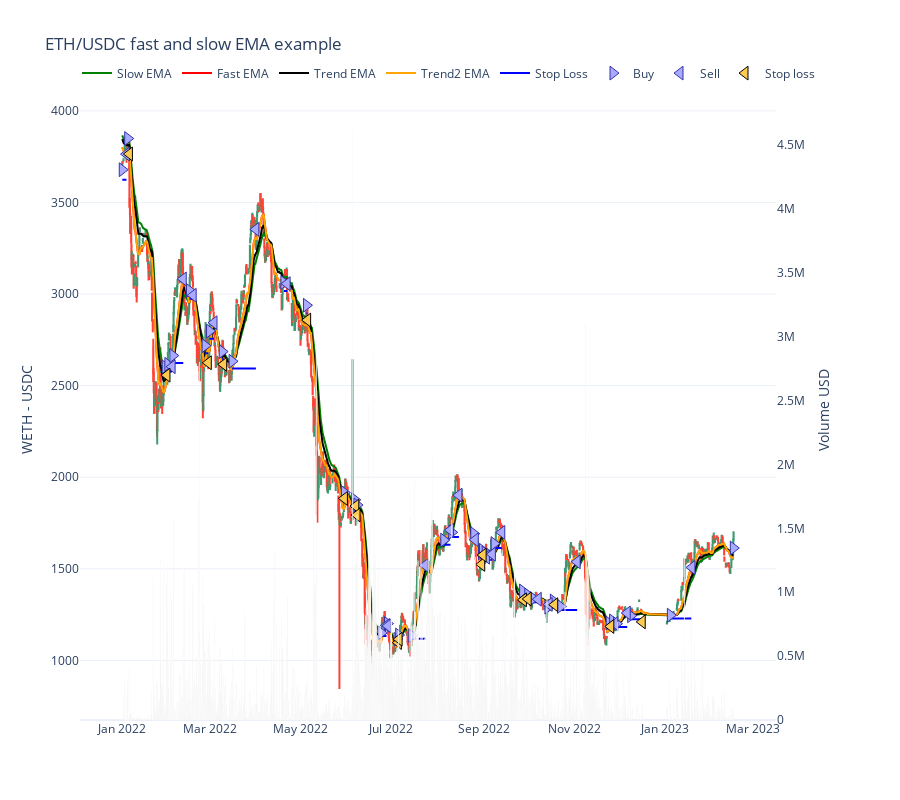

The notebook cell this image was saved under:
### Code cell
from tradeexecutor.visual.single_pair import visualise_single_pair

figure = visualise_single_pair(
    state,
    universe.universe.candles,
    start_at=START_AT,
    end_at=END_AT)

figure.show()

### Figure 1 — Plotly figure (JSON) as saved in the notebook; plotly's stock layout.template omitted (floating-point values rounded to 4 significant figures; data arrays with more than 128 entries replaced by an {"elided": "..."} marker saying what was removed)
{"data": [{"marker": {"color": "rgba(128,128,128,0.5)"}, "showlegend": false, "type": "bar", "x": {"elided": "1741 str values"}, "xaxis": "x", "y": {"elided": "1741 float values"}, "yaxis": "y2"}, {"close": {"elided": "1741 float values"}, "high": {"elided": "1741 float values"}, "hoverinfo": "text", "low": {"elided": "1741 float values"}, "open": {"elided": "1741 float values"}, "showlegend": false, "text": {"elided": "1741 str values"}, "type": "candlestick", "x": {"elided": "1741 str values"}, "xaxis": "x", "yaxis": "y"}, {"line": {"color": "green", "shape": "linear"}, "mode": "lines", "name": "Slow EMA", "type": "scatter", "x": {"elided": "2466 str values"}, "y": {"elided": "2466 float values"}}, {"line": {"color": "red", "shape": "linear"}, "mode": "lines", "name": "Fast EMA", "type": "scatter", "x": {"elided": "2466 str values"}, "y": {"elided": "2466 float values"}}, {"line": {"color": "black", "shape": "linear"}, "mode": "lines", "name": "Trend EMA", "type": "scatter", "x": {"elided": "2466 str values"}, "y": {"elided": "2466 float values"}}, {"line": {"color": "orange", "shape": "linear"}, "mode": "lines", "name": "Trend2 EMA", "type": "scatter", "x": {"elided": "2466 str values"}, "y": {"elided": "2466 float values"}}, {"line": {"color": "blue", "shape": "hv"}, "mode": "lines", "name": "Stop Loss", "type": "scatter", "x": {"elided": "2466 str values"}, "y": {"elided": "2466 float values"}}, {"hoverinfo": "text", "marker": {"color": "#aaaaff", "line": {"color": "#3333aa", "width": 1}, "size": 12, "symbol": "triangle-right"}, "mode": "markers", "name": "Buy", "text": ["Buy WETH<br><br>Executed at: 2023-02-15 20:00:00<br>Value: 7885.2848 USD<br>Quantity: 4.884273 WETH<br><br>Mid-price: 1613.6167 WETH / USD<br>Executed at price: 1614.4235 WETH / USD<br>Estimated execution price: 1614.4235 WETH / USD<br><br>Fees paid: $3.94<br>Fees planned: $3.94<br>Fees: 0.0005 %", "Buy WETH<br><br>Executed at: 2022-01-01 00:00:00<br>Value: 5000.0000 USD<br>Quantity: 1.358527 WETH<br><br>Mid-price: 3678.6170 WETH / USD<br>Executed at price: 3680.4563 WETH / USD<br>Estimated execution price: 3680.4563 WETH / USD<br><br>Fees paid: $2.50<br>Fees planned: $2.50<br>Fees: 0.0005 %", "Buy WETH<br><br>Executed at: 2022-01-04 16:00:00<br>Value: 5055.3510 USD<br>Quantity: 1.312735 WETH<br><br>Mid-price: 3849.0817 WETH / USD<br>Executed at price: 3851.0062 WETH / USD<br>Estimated execution price: 3851.0062 WETH / USD<br><br>Fees paid: $2.53<br>Fees planned: $2.53<br>Fees: 0.0005 %", "Buy WETH<br><br>Executed at: 2022-01-29 20:00:00<br>Value: 4997.3867 USD<br>Quantity: 1.919301 WETH<br><br>Mid-price: 2602.4522 WETH / USD<br>Executed at price: 2603.7534 WETH / USD<br>Estimated execution price: 2603.7534 WETH / USD<br><br>Fees paid: $2.50<br>Fees planned: $2.50<br>Fees: 0.0005 %", "Buy WETH<br><br>Executed at: 2022-01-31 16:00:00<br>Value: 4951.3427 USD<br>Quantity: 1.891566 WETH<br><br>Mid-price: 2616.2811 WETH / USD<br>Executed at price: 2617.5893 WETH / USD<br>Estimated execution price: 2617.5893 WETH / USD<br><br>Fees paid: $2.48<br>Fees planned: $2.48<br>Fees: 0.0005 %", "Buy WETH<br><br>Executed at: 2022-02-04 00:00:00<br>Value: 4936.5338 USD<br>Quantity: 1.852082 WETH<br><br>Mid-price: 2664.0646 WETH / USD<br>Executed at price: 2665.3966 WETH / USD<br>Estimated execution price: 2665.3966 WETH / USD<br><br>Fees paid: $2.47<br>Fees planned: $2.47<br>Fees: 0.0005 %", "Buy WETH<br><br>Executed at: 2022-02-15 04:00:00<br>Value: 5321.3749 USD<br>Quantity: 1.761534 WETH<br><br>Mid-price: 3019.3656 WETH / USD<br>Executed at price: 3020.8752 WETH / USD<br>Estimated execution price: 3020.8752 WETH / USD<br><br>Fees paid: $2.66<br>Fees planned: $2.66<br>Fees: 0.0005 %", "Buy WETH<br><br>Executed at: 2022-02-25 16:00:00<br>Value: 5295.6922 USD<br>Quantity: 1.947296 WETH<br><br>Mid-price: 2718.1513 WETH / USD<br>Executed at price: 2719.5104 WETH / USD<br>Estimated execution price: 2719.5104 WETH / USD<br><br>Fees paid: $2.65<br>Fees planned: $2.65<br>Fees: 0.0005 %", "Buy WETH<br><br>Executed at: 2022-02-28 16:00:00<br>Value: 5202.3250 USD<br>Quantity: 1.858473 WETH<br><br>Mid-price: 2797.8480 WETH / USD<br>Executed at price: 2799.2469 WETH / USD<br>Estimated execution price: 2799.2469 WETH / USD<br><br>Fees paid: $2.60<br>Fees planned: $2.60<br>Fees: 0.0005 %", "Buy WETH<br><br>Executed at: 2022-03-09 04:00:00<br>Value: 5242.1625 USD<br>Quantity: 1.950687 WETH<br><br>Mid-price: 2685.9986 WETH / USD<br>Executed at price: 2687.3416 WETH / USD<br>Estimated execution price: 2687.3416 WETH / USD<br><br>Fees paid: $2.62<br>Fees planned: $2.62<br>Fees: 0.0005 %", "Buy WETH<br><br>Executed at: 2022-03-15 20:00:00<br>Value: 5171.5783 USD<br>Quantity: 1.963099 WETH<br><br>Mid-price: 2633.0782 WETH / USD<br>Executed at price: 2634.3947 WETH / USD<br>Estimated execution price: 2634.3947 WETH / USD<br><br>Fees paid: $2.59<br>Fees planned: $2.59<br>Fees: 0.0005 %", "Buy WETH<br><br>Executed at: 2022-04-19 16:00:00<br>Value: 5875.5624 USD<br>Quantity: 1.917373 WETH<br><br>Mid-price: 3062.8505 WETH / USD<br>Executed at price: 3064.3819 WETH / USD<br>Estimated execution price: 3064.3819 WETH / USD<br><br>Fees paid: $2.94<br>Fees planned: $2.94<br>Fees: 0.0005 %", "Buy WETH<br><br>Executed at: 2022-05-04 20:00:00<br>Value: 5866.4697 USD<br>Quantity: 1.995122 WETH<br><br>Mid-price: 2938.9374 WETH / USD<br>Executed at price: 2940.4069 WETH / USD<br>Estimated execution price: 2940.4069 WETH / USD<br><br>Fees paid: $2.93<br>Fees planned: $2.93<br>Fees: 0.0005 %", "Buy WETH<br><br>Executed at: 2022-05-30 08:00:00<br>Value: 5782.9164 USD<br>Quantity: 3.016324 WETH<br><br>Mid-price: 1916.2487 WETH / USD<br>Executed at price: 1917.2068 WETH / USD<br>Estimated execution price: 1917.2068 WETH / USD<br><br>Fees paid: $2.89<br>Fees planned: $2.89<br>Fees: 0.0005 %", "Buy WETH<br><br>Executed at: 2022-06-06 08:00:00<br>Value: 5731.9062 USD<br>Quantity: 3.052857 WETH<br><br>Mid-price: 1876.6167 WETH / USD<br>Executed at price: 1877.5550 WETH / USD<br>Estimated execution price: 1877.5550 WETH / USD<br><br>Fees paid: $2.87<br>Fees planned: $2.87<br>Fees: 0.0005 %", "Buy WETH<br><br>Executed at: 2022-06-07 20:00:00<br>Value: 5677.1262 USD<br>Quantity: 3.068761 WETH<br><br>Mid-price: 1849.0486 WETH / USD<br>Executed at price: 1849.9731 WETH / USD<br>Estimated execution price: 1849.9731 WETH / USD<br><br>Fees paid: $2.84<br>Fees planned: $2.84<br>Fees: 0.0005 %", "Buy WETH<br><br>Executed at: 2022-06-24 04:00:00<br>Value: 5589.6594 USD<br>Quantity: 4.855556 WETH<br><br>Mid-price: 1150.6131 WETH / USD<br>Executed at price: 1151.1884 WETH / USD<br>Estimated execution price: 1151.1884 WETH / USD<br><br>Fees paid: $2.79<br>Fees planned: $2.79<br>Fees: 0.0005 %", "Buy WETH<br><br>Executed at: 2022-06-28 08:00:00<br>Value: 5684.8671 USD<br>Quantity: 4.730425 WETH<br><br>Mid-price: 1201.1661 WETH / USD<br>Executed at price: 1201.7667 WETH / USD<br>Estimated execution price: 1201.7667 WETH / USD<br><br>Fees paid: $2.84<br>Fees planned: $2.84<br>Fees: 0.0005 %", "Buy WETH<br><br>Executed at: 2022-07-04 16:00:00<br>Value: 5652.3679 USD<br>Quantity: 5.068161 WETH<br><br>Mid-price: 1114.7125 WETH / USD<br>Executed at price: 1115.2699 WETH / USD<br>Estimated execution price: 1115.2699 WETH / USD<br><br>Fees paid: $2.83<br>Fees planned: $2.83<br>Fees: 0.0005 %", "Buy WETH<br><br>Executed at: 2022-07-05 20:00:00<br>Value: 5605.8426 USD<br>Quantity: 4.920519 WETH<br><br>Mid-price: 1138.7094 WETH / USD<br>Executed at price: 1139.2787 WETH / USD<br>Estimated execution price: 1139.2787 WETH / USD<br><br>Fees paid: $2.80<br>Fees planned: $2.80<br>Fees: 0.0005 %", "Buy WETH<br><br>Executed at: 2022-07-14 16:00:00<br>Value: 5547.0489 USD<br>Quantity: 4.883053 WETH<br><br>Mid-price: 1135.4121 WETH / USD<br>Executed at price: 1135.9798 WETH / USD<br>Estimated execution price: 1135.9798 WETH / USD<br><br>Fees paid: $2.77<br>Fees planned: $2.77<br>Fees: 0.0005 %", "Buy WETH<br><br>Executed at: 2022-08-05 04:00:00<br>Value: 6480.4555 USD<br>Quantity: 3.909127 WETH<br><br>Mid-price: 1656.9470 WETH / USD<br>Executed at price: 1657.7754 WETH / USD<br>Estimated execution price: 1657.7754 WETH / USD<br><br>Fees paid: $3.24<br>Fees planned: $3.24<br>Fees: 0.0005 %", "Buy WETH<br><br>Executed at: 2022-08-10 12:00:00<br>Value: 6583.8075 USD<br>Quantity: 3.872646 WETH<br><br>Mid-price: 1699.2305 WETH / USD<br>Executed at price: 1700.0801 WETH / USD<br>Estimated execution price: 1700.0801 WETH / USD<br><br>Fees paid: $3.29<br>Fees planned: $3.29<br>Fees: 0.0005 %", "Buy WETH<br><br>Executed at: 2022-08-25 08:00:00<br>Value: 6973.1833 USD<br>Quantity: 4.119354 WETH<br><br>Mid-price: 1691.9398 WETH / USD<br>Executed at price: 1692.7858 WETH / USD<br>Estimated execution price: 1692.7858 WETH / USD<br><br>Fees paid: $3.49<br>Fees planned: $3.49<br>Fees: 0.0005 %", "Buy WETH<br><br>Executed at: 2022-08-30 12:00:00<br>Value: 6901.0731 USD<br>Quantity: 4.345749 WETH<br><br>Mid-price: 1587.2118 WETH / USD<br>Executed at price: 1588.0054 WETH / USD<br>Estimated execution price: 1588.0054 WETH / USD<br><br>Fees paid: $3.45<br>Fees planned: $3.45<br>Fees: 0.0005 %", "Buy WETH<br><br>Executed at: 2022-08-31 04:00:00<br>Value: 6761.1443 USD<br>Quantity: 4.219910 WETH<br><br>Mid-price: 1601.4003 WETH / USD<br>Executed at price: 1602.2010 WETH / USD<br>Estimated execution price: 1602.2010 WETH / USD<br><br>Fees paid: $3.38<br>Fees planned: $3.38<br>Fees: 0.0005 %", "Buy WETH<br><br>Executed at: 2022-09-02 00:00:00<br>Value: 6702.8338 USD<br>Quantity: 4.222602 WETH<br><br>Mid-price: 1586.5771 WETH / USD<br>Executed at price: 1587.3704 WETH / USD<br>Estimated execution price: 1587.3704 WETH / USD<br><br>Fees paid: $3.35<br>Fees planned: $3.35<br>Fees: 0.0005 %", "Buy WETH<br><br>Executed at: 2022-09-05 04:00:00<br>Value: 6650.9598 USD<br>Quantity: 4.225265 WETH<br><br>Mid-price: 1573.3063 WETH / USD<br>Executed at price: 1574.0929 WETH / USD<br>Estimated execution price: 1574.0929 WETH / USD<br><br>Fees paid: $3.33<br>Fees planned: $3.33<br>Fees: 0.0005 %", "Buy WETH<br><br>Executed at: 2022-09-08 00:00:00<br>Value: 6661.6177 USD<br>Quantity: 4.064884 WETH<br><br>Mid-price: 1638.0022 WETH / USD<br>Executed at price: 1638.8212 WETH / USD<br>Estimated execution price: 1638.8212 WETH / USD<br><br>Fees paid: $3.33<br>Fees planned: $3.33<br>Fees: 0.0005 %", "Buy WETH<br><br>Executed at: 2022-09-27 04:00:00<br>Value: 6781.9790 USD<br>Quantity: 4.913975 WETH<br><br>Mid-price: 1379.4514 WETH / USD<br>Executed at price: 1380.1411 WETH / USD<br>Estimated execution price: 1380.1411 WETH / USD<br><br>Fees paid: $3.39<br>Fees planned: $3.39<br>Fees: 0.0005 %", "Buy WETH<br><br>Executed at: 2022-09-30 16:00:00<br>Value: 6658.8110 USD<br>Quantity: 4.904015 WETH<br><br>Mid-price: 1357.1497 WETH / USD<br>Executed at price: 1357.8283 WETH / USD<br>Estimated execution price: 1357.8283 WETH / USD<br><br>Fees paid: $3.33<br>Fees planned: $3.33<br>Fees: 0.0005 %", "Buy WETH<br><br>Executed at: 2022-10-04 08:00:00<br>Value: 6601.7104 USD<br>Quantity: 4.931985 WETH<br><br>Mid-price: 1337.8815 WETH / USD<br>Executed at price: 1338.5505 WETH / USD<br>Estimated execution price: 1338.5505 WETH / USD<br><br>Fees paid: $3.30<br>Fees planned: $3.30<br>Fees: 0.0005 %", "Buy WETH<br><br>Executed at: 2022-10-14 04:00:00<br>Value: 6588.5338 USD<br>Quantity: 5.101536 WETH<br><br>Mid-price: 1290.8349 WETH / USD<br>Executed at price: 1291.4803 WETH / USD<br>Estimated execution price: 1291.4803 WETH / USD<br><br>Fees paid: $3.29<br>Fees planned: $3.29<br>Fees: 0.0005 %", "Buy WETH<br><br>Executed at: 2022-10-17 20:00:00<br>Value: 6623.9698 USD<br>Quantity: 4.997846 WETH<br><br>Mid-price: 1324.7025 WETH / USD<br>Executed at price: 1325.3649 WETH / USD<br>Estimated execution price: 1325.3649 WETH / USD<br><br>Fees paid: $3.31<br>Fees planned: $3.31<br>Fees: 0.0005 %", "Buy WETH<br><br>Executed at: 2022-10-22 16:00:00<br>Value: 6569.4472 USD<br>Quantity: 5.072028 WETH<br><br>Mid-price: 1294.5836 WETH / USD<br>Executed at price: 1295.2309 WETH / USD<br>Estimated execution price: 1295.2309 WETH / USD<br><br>Fees paid: $3.28<br>Fees planned: $3.28<br>Fees: 0.0005 %", "Buy WETH<br><br>Executed at: 2022-11-24 08:00:00<br>Value: 7183.9332 USD<br>Quantity: 5.963482 WETH<br><br>Mid-price: 1204.0522 WETH / USD<br>Executed at price: 1204.6542 WETH / USD<br>Estimated execution price: 1204.6542 WETH / USD<br><br>Fees paid: $3.59<br>Fees planned: $3.59<br>Fees: 0.0005 %", "Buy WETH<br><br>Executed at: 2022-11-26 16:00:00<br>Value: 7125.1548 USD<br>Quantity: 5.857011 WETH<br><br>Mid-price: 1215.9093 WETH / USD<br>Executed at price: 1216.5173 WETH / USD<br>Estimated execution price: 1216.5173 WETH / USD<br><br>Fees paid: $3.56<br>Fees planned: $3.56<br>Fees: 0.0005 %", "Buy WETH<br><br>Executed at: 2022-11-29 08:00:00<br>Value: 7078.0884 USD<br>Quantity: 5.891503 WETH<br><br>Mid-price: 1200.8058 WETH / USD<br>Executed at price: 1201.4062 WETH / USD<br>Estimated execution price: 1201.4062 WETH / USD<br><br>Fees paid: $3.54<br>Fees planned: $3.54<br>Fees: 0.0005 %", "Buy WETH<br><br>Executed at: 2022-12-08 20:00:00<br>Value: 7246.1606 USD<br>Quantity: 5.821633 WETH<br><br>Mid-price: 1244.0735 WETH / USD<br>Executed at price: 1244.6955 WETH / USD<br>Estimated execution price: 1244.6955 WETH / USD<br><br>Fees paid: $3.62<br>Fees planned: $3.62<br>Fees: 0.0005 %", "Buy WETH<br><br>Executed at: 2023-01-04 12:00:00<br>Value: 7144.7173 USD<br>Quantity: 5.725801 WETH<br><br>Mid-price: 1247.1874 WETH / USD<br>Executed at price: 1247.8110 WETH / USD<br>Estimated execution price: 1247.8110 WETH / USD<br><br>Fees paid: $3.57<br>Fees planned: $3.57<br>Fees: 0.0005 %"], "type": "scatter", "x": ["2023-02-15T20:00:00", "2022-01-01T00:00:00", "2022-01-04T16:00:00", "2022-01-29T20:00:00", "2022-01-31T16:00:00", "2022-02-04T00:00:00", "2022-02-15T04:00:00", "2022-02-25T16:00:00", "2022-02-28T16:00:00", "2022-03-09T04:00:00", "2022-03-15T20:00:00", "2022-04-19T16:00:00", "2022-05-04T20:00:00", "2022-05-30T08:00:00", "2022-06-06T08:00:00", "2022-06-07T20:00:00", "2022-06-24T04:00:00", "2022-06-28T08:00:00", "2022-07-04T16:00:00", "2022-07-05T20:00:00", "2022-07-14T16:00:00", "2022-08-05T04:00:00", "2022-08-10T12:00:00", "2022-08-25T08:00:00", "2022-08-30T12:00:00", "2022-08-31T04:00:00", "2022-09-02T00:00:00", "2022-09-05T04:00:00", "2022-09-08T00:00:00", "2022-09-27T04:00:00", "2022-09-30T16:00:00", "2022-10-04T08:00:00", "2022-10-14T04:00:00", "2022-10-17T20:00:00", "2022-10-22T16:00:00", "2022-11-24T08:00:00", "2022-11-26T16:00:00", "2022-11-29T08:00:00", "2022-12-08T20:00:00", "2023-01-04T12:00:00"], "xaxis": "x", "y": [1614.0, 3679.0, 3849.0, 2602.0, 2616.0, 2664.0, 3019.0, 2718.0, 2798.0, 2686.0, 2633.0, 3063.0, 2939.0, 1916.0, 1877.0, 1849.0, 1151.0, 1201.0, 1115.0, 1139.0, 1135.0, 1657.0, 1699.0, 1692.0, 1587.0, 1601.0, 1587.0, 1573.0, 1638.0, 1379.0, 1357.0, 1338.0, 1291.0, 1325.0, 1295.0, 1204.0, 1216.0, 1201.0, 1244.0, 1247.0], "yaxis": "y"}, {"hoverinfo": "text", "marker": {"color": "#aaaaff", "line": {"color": "#3333aa", "width": 1}, "size": 12, "symbol": "triangle-left"}, "mode": "markers", "name": "Sell", "text": ["Sell WETH<br><br>Executed at: 2022-01-03 20:00:00<br>Value: 5110.7020 USD<br>Quantity: 1.358527 WETH<br><br>Mid-price: 3763.8249 WETH / USD<br>Executed at price: 3761.9430 WETH / USD<br>Estimated execution price: 3761.9430 WETH / USD<br><br>Fees paid: $2.56<br>Fees planned: $2.56<br>Fees: 0.0005 %", "Sell WETH<br><br>Executed at: 2022-02-03 12:00:00<br>Value: 4921.7248 USD<br>Quantity: 1.891566 WETH<br><br>Mid-price: 2603.2330 WETH / USD<br>Executed at price: 2601.9314 WETH / USD<br>Estimated execution price: 2601.9314 WETH / USD<br><br>Fees paid: $2.46<br>Fees planned: $2.46<br>Fees: 0.0005 %", "Sell WETH<br><br>Executed at: 2022-02-11 00:00:00<br>Value: 5706.2161 USD<br>Quantity: 1.852082 WETH<br><br>Mid-price: 3082.5146 WETH / USD<br>Executed at price: 3080.9734 WETH / USD<br>Estimated execution price: 3080.9734 WETH / USD<br><br>Fees paid: $2.85<br>Fees planned: $2.85<br>Fees: 0.0005 %", "Sell WETH<br><br>Executed at: 2022-02-17 16:00:00<br>Value: 5270.0094 USD<br>Quantity: 1.761534 WETH<br><br>Mid-price: 2993.2123 WETH / USD<br>Executed at price: 2991.7157 WETH / USD<br>Estimated execution price: 2991.7157 WETH / USD<br><br>Fees paid: $2.64<br>Fees planned: $2.64<br>Fees: 0.0005 %", "Sell WETH<br><br>Executed at: 2022-03-03 16:00:00<br>Value: 5282.0001 USD<br>Quantity: 1.858473 WETH<br><br>Mid-price: 2843.5399 WETH / USD<br>Executed at price: 2842.1182 WETH / USD<br>Estimated execution price: 2842.1182 WETH / USD<br><br>Fees paid: $2.64<br>Fees planned: $2.64<br>Fees: 0.0005 %", "Sell WETH<br><br>Executed at: 2022-03-31 20:00:00<br>Value: 6579.5465 USD<br>Quantity: 1.963099 WETH<br><br>Mid-price: 3353.2884 WETH / USD<br>Executed at price: 3351.6118 WETH / USD<br>Estimated execution price: 3351.6118 WETH / USD<br><br>Fees paid: $3.29<br>Fees planned: $3.29<br>Fees: 0.0005 %", "Sell WETH<br><br>Executed at: 2022-04-21 20:00:00<br>Value: 5857.3770 USD<br>Quantity: 1.917373 WETH<br><br>Mid-price: 3056.4256 WETH / USD<br>Executed at price: 3054.8974 WETH / USD<br>Estimated execution price: 3054.8974 WETH / USD<br><br>Fees paid: $2.93<br>Fees planned: $2.93<br>Fees: 0.0005 %", "Sell WETH<br><br>Executed at: 2022-06-27 16:00:00<br>Value: 5780.0749 USD<br>Quantity: 4.855556 WETH<br><br>Mid-price: 1190.9999 WETH / USD<br>Executed at price: 1190.4044 WETH / USD<br>Estimated execution price: 1190.4044 WETH / USD<br><br>Fees paid: $2.89<br>Fees planned: $2.89<br>Fees: 0.0005 %", "Sell WETH<br><br>Executed at: 2022-06-28 16:00:00<br>Value: 5619.8686 USD<br>Quantity: 4.730425 WETH<br><br>Mid-price: 1188.6204 WETH / USD<br>Executed at price: 1188.0261 WETH / USD<br>Estimated execution price: 1188.0261 WETH / USD<br><br>Fees paid: $2.81<br>Fees planned: $2.81<br>Fees: 0.0005 %", "Sell WETH<br><br>Executed at: 2022-07-23 16:00:00<br>Value: 7413.8621 USD<br>Quantity: 4.883053 WETH<br><br>Mid-price: 1519.0438 WETH / USD<br>Executed at price: 1518.2843 WETH / USD<br>Estimated execution price: 1518.2843 WETH / USD<br><br>Fees paid: $3.71<br>Fees planned: $3.71<br>Fees: 0.0005 %", "Sell WETH<br><br>Executed at: 2022-08-09 16:00:00<br>Value: 6687.1594 USD<br>Quantity: 3.909127 WETH<br><br>Mid-price: 1711.5084 WETH / USD<br>Executed at price: 1710.6527 WETH / USD<br>Estimated execution price: 1710.6527 WETH / USD<br><br>Fees paid: $3.35<br>Fees planned: $3.35<br>Fees: 0.0005 %", "Sell WETH<br><br>Executed at: 2022-08-15 08:00:00<br>Value: 7362.5591 USD<br>Quantity: 3.872646 WETH<br><br>Mid-price: 1902.1215 WETH / USD<br>Executed at price: 1901.1704 WETH / USD<br>Estimated execution price: 1901.1704 WETH / USD<br><br>Fees paid: $3.68<br>Fees planned: $3.68<br>Fees: 0.0005 %", "Sell WETH<br><br>Executed at: 2022-08-26 08:00:00<br>Value: 6828.9630 USD<br>Quantity: 4.119354 WETH<br><br>Mid-price: 1658.6047 WETH / USD<br>Executed at price: 1657.7754 WETH / USD<br>Estimated execution price: 1657.7754 WETH / USD<br><br>Fees paid: $3.42<br>Fees planned: $3.42<br>Fees: 0.0005 %", "Sell WETH<br><br>Executed at: 2022-09-02 20:00:00<br>Value: 6599.0858 USD<br>Quantity: 4.222602 WETH<br><br>Mid-price: 1563.5825 WETH / USD<br>Executed at price: 1562.8007 WETH / USD<br>Estimated execution price: 1562.8007 WETH / USD<br><br>Fees paid: $3.30<br>Fees planned: $3.30<br>Fees: 0.0005 %", "Sell WETH<br><br>Executed at: 2022-09-06 20:00:00<br>Value: 6672.2756 USD<br>Quantity: 4.225265 WETH<br><br>Mid-price: 1579.9277 WETH / USD<br>Executed at price: 1579.1378 WETH / USD<br>Estimated execution price: 1579.1378 WETH / USD<br><br>Fees paid: $3.34<br>Fees planned: $3.34<br>Fees: 0.0005 %", "Sell WETH<br><br>Executed at: 2022-09-13 04:00:00<br>Value: 6902.3403 USD<br>Quantity: 4.064884 WETH<br><br>Mid-price: 1698.8907 WETH / USD<br>Executed at price: 1698.0412 WETH / USD<br>Estimated execution price: 1698.0412 WETH / USD<br><br>Fees paid: $3.45<br>Fees planned: $3.45<br>Fees: 0.0005 %", "Sell WETH<br><br>Executed at: 2022-10-07 16:00:00<br>Value: 6575.3572 USD<br>Quantity: 4.931985 WETH<br><br>Mid-price: 1333.8741 WETH / USD<br>Executed at price: 1333.2072 WETH / USD<br>Estimated execution price: 1333.2072 WETH / USD<br><br>Fees paid: $3.29<br>Fees planned: $3.29<br>Fees: 0.0005 %", "Sell WETH<br><br>Executed at: 2022-10-15 00:00:00<br>Value: 6659.4057 USD<br>Quantity: 5.101536 WETH<br><br>Mid-price: 1306.0256 WETH / USD<br>Executed at price: 1305.3726 WETH / USD<br>Estimated execution price: 1305.3726 WETH / USD<br><br>Fees paid: $3.33<br>Fees planned: $3.33<br>Fees: 0.0005 %", "Sell WETH<br><br>Executed at: 2022-11-02 20:00:00<br>Value: 7798.4193 USD<br>Quantity: 5.072028 WETH<br><br>Mid-price: 1538.3039 WETH / USD<br>Executed at price: 1537.5348 WETH / USD<br>Estimated execution price: 1537.5348 WETH / USD<br><br>Fees paid: $3.90<br>Fees planned: $3.90<br>Fees: 0.0005 %", "Sell WETH<br><br>Executed at: 2022-11-28 04:00:00<br>Value: 7031.0220 USD<br>Quantity: 5.857011 WETH<br><br>Mid-price: 1201.0460 WETH / USD<br>Executed at price: 1200.4455 WETH / USD<br>Estimated execution price: 1200.4455 WETH / USD<br><br>Fees paid: $3.52<br>Fees planned: $3.52<br>Fees: 0.0005 %", "Sell WETH<br><br>Executed at: 2022-12-06 12:00:00<br>Value: 7414.2328 USD<br>Quantity: 5.891503 WETH<br><br>Mid-price: 1259.0915 WETH / USD<br>Executed at price: 1258.4620 WETH / USD<br>Estimated execution price: 1258.4620 WETH / USD<br><br>Fees paid: $3.71<br>Fees planned: $3.71<br>Fees: 0.0005 %", "Sell WETH<br><br>Executed at: 2023-01-19 00:00:00<br>Value: 8625.8523 USD<br>Quantity: 5.725801 WETH<br><br>Mid-price: 1507.2420 WETH / USD<br>Executed at price: 1506.4883 WETH / USD<br>Estimated execution price: 1506.4883 WETH / USD<br><br>Fees paid: $4.32<br>Fees planned: $4.32<br>Fees: 0.0005 %"], "type": "scatter", "x": ["2022-01-03T20:00:00", "2022-02-03T12:00:00", "2022-02-11T00:00:00", "2022-02-17T16:00:00", "2022-03-03T16:00:00", "2022-03-31T20:00:00", "2022-04-21T20:00:00", "2022-06-27T16:00:00", "2022-06-28T16:00:00", "2022-07-23T16:00:00", "2022-08-09T16:00:00", "2022-08-15T08:00:00", "2022-08-26T08:00:00", "2022-09-02T20:00:00", "2022-09-06T20:00:00", "2022-09-13T04:00:00", "2022-10-07T16:00:00", "2022-10-15T00:00:00", "2022-11-02T20:00:00", "2022-11-28T04:00:00", "2022-12-06T12:00:00", "2023-01-19T00:00:00"], "xaxis": "x", "y": [3764.0, 2603.0, 3083.0, 2993.0, 2844.0, 3353.0, 3056.0, 1191.0, 1189.0, 1519.0, 1712.0, 1902.0, 1659.0, 1564.0, 1580.0, 1699.0, 1334.0, 1306.0, 1538.0, 1201.0, 1259.0, 1507.0], "yaxis": "y"}, {"hoverinfo": "text", "marker": {"line": {"color": "black", "width": 1}, "size": 12, "symbol": "triangle-left"}, "mode": "markers", "name": "Stop loss", "text": ["Stop loss WETH<br><br>Trigger was at 3791.3454 WETH / USD<br><br>Executed at: 2022-01-05 19:00:00<br>Value: 4939.4224 USD<br>Quantity: 1.312735 WETH<br><br>Mid-price: 3764.5777 WETH / USD<br>Executed at price: 3762.6955 WETH / USD<br>Estimated execution price: 3762.6955 WETH / USD<br><br>Fees paid: $2.47<br>Fees planned: $2.47<br>Fees: 0.0005 %", "Stop loss WETH<br><br>Trigger was at 2563.4154 WETH / USD<br><br>Executed at: 2022-01-31 01:00:00<br>Value: 4905.2987 USD<br>Quantity: 1.919301 WETH<br><br>Mid-price: 2557.0520 WETH / USD<br>Executed at price: 2555.7735 WETH / USD<br>Estimated execution price: 2555.7735 WETH / USD<br><br>Fees paid: $2.45<br>Fees planned: $2.45<br>Fees: 0.0005 %", "Stop loss WETH<br><br>Trigger was at 2677.3790 WETH / USD<br><br>Executed at: 2022-02-27 20:00:00<br>Value: 5108.9578 USD<br>Quantity: 1.947296 WETH<br><br>Mid-price: 2624.9287 WETH / USD<br>Executed at price: 2623.6162 WETH / USD<br>Estimated execution price: 2623.6162 WETH / USD<br><br>Fees paid: $2.56<br>Fees planned: $2.56<br>Fees: 0.0005 %", "Stop loss WETH<br><br>Trigger was at 2645.7086 WETH / USD<br><br>Executed at: 2022-03-10 05:00:00<br>Value: 5100.9940 USD<br>Quantity: 1.950687 WETH<br><br>Mid-price: 2616.2811 WETH / USD<br>Executed at price: 2614.9730 WETH / USD<br>Estimated execution price: 2614.9730 WETH / USD<br><br>Fees paid: $2.55<br>Fees planned: $2.55<br>Fees: 0.0005 %", "Stop loss WETH<br><br>Trigger was at 2894.8533 WETH / USD<br><br>Executed at: 2022-05-05 15:00:00<br>Value: 5699.3631 USD<br>Quantity: 1.995122 WETH<br><br>Mid-price: 2858.0783 WETH / USD<br>Executed at price: 2856.6493 WETH / USD<br>Estimated execution price: 2856.6493 WETH / USD<br><br>Fees paid: $2.85<br>Fees planned: $2.85<br>Fees: 0.0005 %", "Stop loss WETH<br><br>Trigger was at 1887.5050 WETH / USD<br><br>Executed at: 2022-05-30 08:00:00<br>Value: 5680.8960 USD<br>Quantity: 3.016324 WETH<br><br>Mid-price: 1884.3262 WETH / USD<br>Executed at price: 1883.3840 WETH / USD<br>Estimated execution price: 1883.3840 WETH / USD<br><br>Fees paid: $2.84<br>Fees planned: $2.84<br>Fees: 0.0005 %", "Stop loss WETH<br><br>Trigger was at 1848.4674 WETH / USD<br><br>Executed at: 2022-06-07 00:00:00<br>Value: 5622.3463 USD<br>Quantity: 3.052857 WETH<br><br>Mid-price: 1842.5886 WETH / USD<br>Executed at price: 1841.6673 WETH / USD<br>Estimated execution price: 1841.6673 WETH / USD<br><br>Fees paid: $2.81<br>Fees planned: $2.81<br>Fees: 0.0005 %", "Stop loss WETH<br><br>Trigger was at 1821.3129 WETH / USD<br><br>Executed at: 2022-06-07 20:00:00<br>Value: 5502.1926 USD<br>Quantity: 3.068761 WETH<br><br>Mid-price: 1793.8655 WETH / USD<br>Executed at price: 1792.9685 WETH / USD<br>Estimated execution price: 1792.9685 WETH / USD<br><br>Fees paid: $2.75<br>Fees planned: $2.75<br>Fees: 0.0005 %", "Stop loss WETH<br><br>Trigger was at 1097.9918 WETH / USD<br><br>Executed at: 2022-07-05 15:00:00<br>Value: 5559.3174 USD<br>Quantity: 5.068161 WETH<br><br>Mid-price: 1097.4588 WETH / USD<br>Executed at price: 1096.9101 WETH / USD<br>Estimated execution price: 1096.9101 WETH / USD<br><br>Fees paid: $2.78<br>Fees planned: $2.78<br>Fees: 0.0005 %", "Stop loss WETH<br><br>Trigger was at 1121.6287 WETH / USD<br><br>Executed at: 2022-07-06 03:00:00<br>Value: 5488.2552 USD<br>Quantity: 4.920519 WETH<br><br>Mid-price: 1115.9393 WETH / USD<br>Executed at price: 1115.3814 WETH / USD<br>Estimated execution price: 1115.3814 WETH / USD<br><br>Fees paid: $2.75<br>Fees planned: $2.75<br>Fees: 0.0005 %", "Stop loss WETH<br><br>Trigger was at 1563.4036 WETH / USD<br><br>Executed at: 2022-08-30 16:00:00<br>Value: 6621.2154 USD<br>Quantity: 4.345749 WETH<br><br>Mid-price: 1524.3695 WETH / USD<br>Executed at price: 1523.6073 WETH / USD<br>Estimated execution price: 1523.6073 WETH / USD<br><br>Fees paid: $3.31<br>Fees planned: $3.31<br>Fees: 0.0005 %", "Stop loss WETH<br><br>Trigger was at 1577.3793 WETH / USD<br><br>Executed at: 2022-08-31 15:00:00<br>Value: 6644.5234 USD<br>Quantity: 4.219910 WETH<br><br>Mid-price: 1575.3528 WETH / USD<br>Executed at price: 1574.5651 WETH / USD<br>Estimated execution price: 1574.5651 WETH / USD<br><br>Fees paid: $3.32<br>Fees planned: $3.32<br>Fees: 0.0005 %", "Stop loss WETH<br><br>Trigger was at 1358.7596 WETH / USD<br><br>Executed at: 2022-09-27 17:00:00<br>Value: 6535.6431 USD<br>Quantity: 4.913975 WETH<br><br>Mid-price: 1330.6768 WETH / USD<br>Executed at price: 1330.0115 WETH / USD<br>Estimated execution price: 1330.0115 WETH / USD<br><br>Fees paid: $3.27<br>Fees planned: $3.27<br>Fees: 0.0005 %", "Stop loss WETH<br><br>Trigger was at 1336.7925 WETH / USD<br><br>Executed at: 2022-09-30 22:00:00<br>Value: 6544.6097 USD<br>Quantity: 4.904015 WETH<br><br>Mid-price: 1335.2086 WETH / USD<br>Executed at price: 1334.5410 WETH / USD<br>Estimated execution price: 1334.5410 WETH / USD<br><br>Fees paid: $3.27<br>Fees planned: $3.27<br>Fees: 0.0005 %", "Stop loss WETH<br><br>Trigger was at 1304.8320 WETH / USD<br><br>Executed at: 2022-10-18 18:00:00<br>Value: 6514.9246 USD<br>Quantity: 4.997846 WETH<br><br>Mid-price: 1304.1985 WETH / USD<br>Executed at price: 1303.5464 WETH / USD<br>Estimated execution price: 1303.5464 WETH / USD<br><br>Fees paid: $3.26<br>Fees planned: $3.26<br>Fees: 0.0005 %", "Stop loss WETH<br><br>Trigger was at 1185.9914 WETH / USD<br><br>Executed at: 2022-11-25 11:00:00<br>Value: 7066.3764 USD<br>Quantity: 5.963482 WETH<br><br>Mid-price: 1185.5342 WETH / USD<br>Executed at price: 1184.9414 WETH / USD<br>Estimated execution price: 1184.9414 WETH / USD<br><br>Fees paid: $3.53<br>Fees planned: $3.53<br>Fees: 0.0005 %", "Stop loss WETH<br><br>Trigger was at 1225.4124 WETH / USD<br><br>Executed at: 2022-12-16 14:00:00<br>Value: 7043.2740 USD<br>Quantity: 5.821633 WETH<br><br>Mid-price: 1210.4503 WETH / USD<br>Executed at price: 1209.8451 WETH / USD<br>Estimated execution price: 1209.8451 WETH / USD<br><br>Fees paid: $3.52<br>Fees planned: $3.52<br>Fees: 0.0005 %"], "type": "scatter", "x": ["2022-01-05T19:00:00", "2022-01-31T01:00:00", "2022-02-27T20:00:00", "2022-03-10T05:00:00", "2022-05-05T15:00:00", "2022-05-30T08:00:00", "2022-06-07T00:00:00", "2022-06-07T20:00:00", "2022-07-05T15:00:00", "2022-07-06T03:00:00", "2022-08-30T16:00:00", "2022-08-31T15:00:00", "2022-09-27T17:00:00", "2022-09-30T22:00:00", "2022-10-18T18:00:00", "2022-11-25T11:00:00", "2022-12-16T14:00:00"], "xaxis": "x", "y": [3765.0, 2557.0, 2625.0, 2616.0, 2858.0, 1884.0, 1843.0, 1794.0, 1097.0, 1116.0, 1524.0, 1575.0, 1331.0, 1335.0, 1304.0, 1186.0, 1210.0], "yaxis": "y"}, {"hoverinfo": "text", "marker": {"line": {"color": "black", "width": 1}, "size": 12, "symbol": "triangle-left"}, "mode": "markers", "name": "Take profit", "text": [], "type": "scatter", "x": [], "xaxis": "x", "y": [], "yaxis": "y"}], "layout": {"height": 800, "legend": {"orientation": "h", "x": 1, "xanchor": "right", "y": 1.02, "yanchor": "bottom"}, "title": {"text": "ETH/USDC fast and slow EMA example"}, "xaxis": {"anchor": "y", "domain": [0, 0.94], "rangeslider": {"visible": false}}, "yaxis": {"anchor": "x", "domain": [0, 1], "showgrid": true, "title": {"text": "WETH - USDC"}}, "yaxis2": {"anchor": "x", "overlaying": "y", "showgrid": false, "side": "right", "title": {"text": "Volume USD"}}}}
